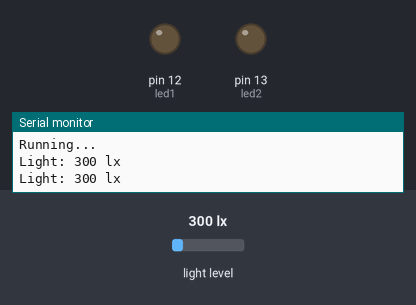
Simulated run of this sketch. Board: Arduino Uno, built with avr-gcc and run on an emulated ATmega328P. On the bench: output pins drawn as LEDs (lit = HIGH), the last lines printed to the serial monitor. The test bench sets the inputs (shaded band); at power-on: light level 300 lx.

Above: at 1.8 s.
1.9 s: light level set to 981 lx
4.2 s: light level set to 1025 lx
At 7.2 s:
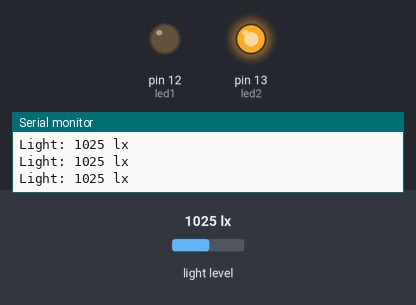
7.5 s: light level set to 40 lx
At 9.7 s:
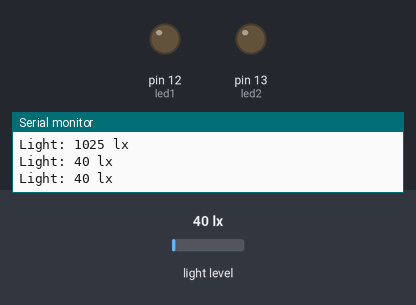
10.5 s: light level set to 1500 lx
At 13.3 s:
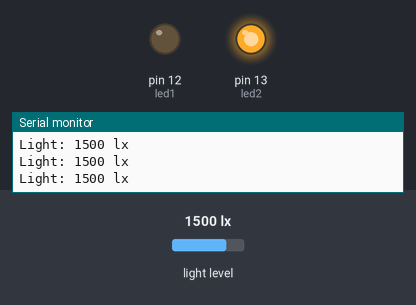
Timing chart, 0 to 14.5 s (numbered marks = the images above; inputs shaded):
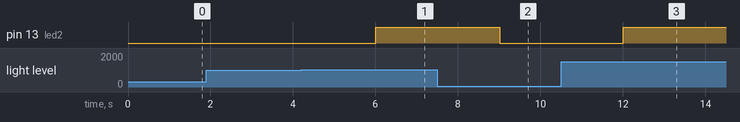

Measured:
- the behaviour switches between 1000 and 1001 lx on light level (found by bisection; images 0 and 1)
- after the input at 4.2 s, pin 13 (led2): LOW → HIGH after 1.8 s
- after the input at 7.5 s, pin 13 (led2): HIGH → LOW after 1.5 s
- after the input at 10.5 s, pin 13 (led2): LOW → HIGH after 1.5 s

The sketch:

automatic_head_light.ino
```cpp
#include <Wire.h>

#include <Wire.h>
#include <BH1750.h>


BH1750 lightMeter;
int led1 = 12;
int led2 = 13;


void setup()
{
  Serial.begin(9600);
  lightMeter.begin();
  Serial.println("Running...");
  pinMode(led1, OUTPUT);
  pinMode(led2, OUTPUT);
}


void loop()
 {
  uint16_t lux = lightMeter.readLightLevel();
  Serial.print("Light: ");
  Serial.print(lux);
  Serial.println(" lx");
  delay(1000);
 if (lux >= 1000)
{
 digitalWrite(led1, HIGH);   // turn the LED on (HIGH is the voltage level)
  }
 else (lux <= 1000);
{
 digitalWrite(led1, LOW);
}

if(lux >= 1000)
{
digitalWrite(led2, HIGH);
}
else
{
digitalWrite(led2, LOW);
}
}
```
